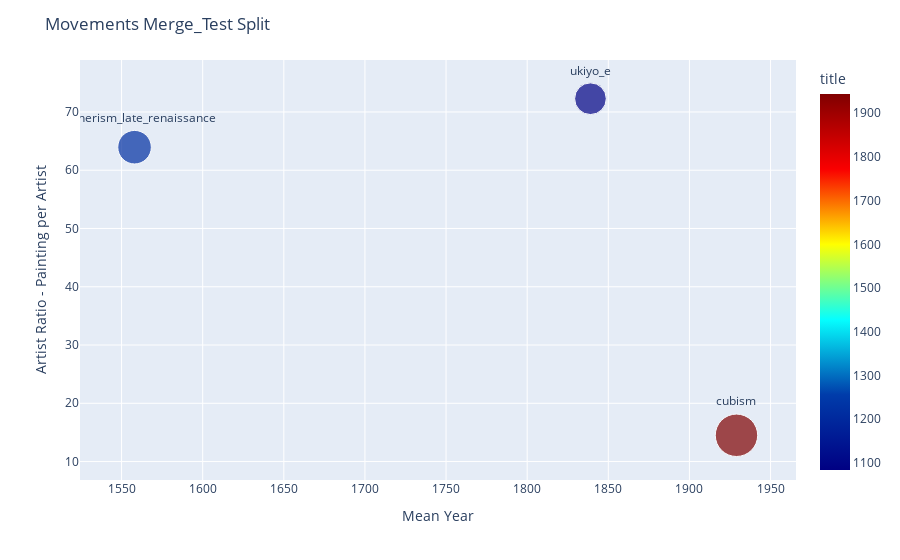

This figure's notebook cell:
### Code cell
fig_test =px.scatter(df_mov_test,x='mean_year',y='artist_ratio',size='title',text='movement',
               hover_name="movement",color="title",size_max=30,color_continuous_scale='jet')
fig_test.update_traces(textposition='top center')
fig_test.update_layout(title='Movements Merge_Test Split',
    xaxis={'title':'Mean Year'},
    yaxis={'title':'Artist Ratio - Painting per Artist'})

fig_test.show()

### Figure 1 — Plotly figure (JSON) as saved in the notebook; plotly's stock layout.template omitted (floating-point values rounded to 4 significant figures)
{"data": [{"hovertemplate": "<b>%{hovertext}</b><br><br>mean_year=%{x}<br>artist_ratio=%{y}<br>title=%{marker.color}<br>movement=%{text}<extra></extra>", "hovertext": ["cubism", "mannerism_late_renaissance", "ukiyo_e"], "legendgroup": "", "marker": {"color": [1944, 1215, 1084], "coloraxis": "coloraxis", "size": [1944, 1215, 1084], "sizemode": "area", "sizeref": 2.16, "symbol": "circle"}, "mode": "markers+text", "name": "", "orientation": "v", "showlegend": false, "text": ["cubism", "mannerism_late_renaissance", "ukiyo_e"], "textposition": "top center", "type": "scatter", "x": [1929, 1558, 1839], "xaxis": "x", "y": [14.51, 63.95, 72.27], "yaxis": "y"}], "layout": {"coloraxis": {"colorbar": {"title": {"text": "title"}}, "colorscale": [[0, "rgb(0,0,131)"], [0.2, "rgb(0,60,170)"], [0.4, "rgb(5,255,255)"], [0.6, "rgb(255,255,0)"], [0.8, "rgb(250,0,0)"], [1, "rgb(128,0,0)"]]}, "legend": {"itemsizing": "constant", "tracegroupgap": 0}, "margin": {"t": 60}, "title": {"text": "Movements Merge_Test Split"}, "xaxis": {"anchor": "y", "domain": [0, 1], "title": {"text": "Mean Year"}}, "yaxis": {"anchor": "x", "domain": [0, 1], "title": {"text": "Artist Ratio - Painting per Artist"}}}}
